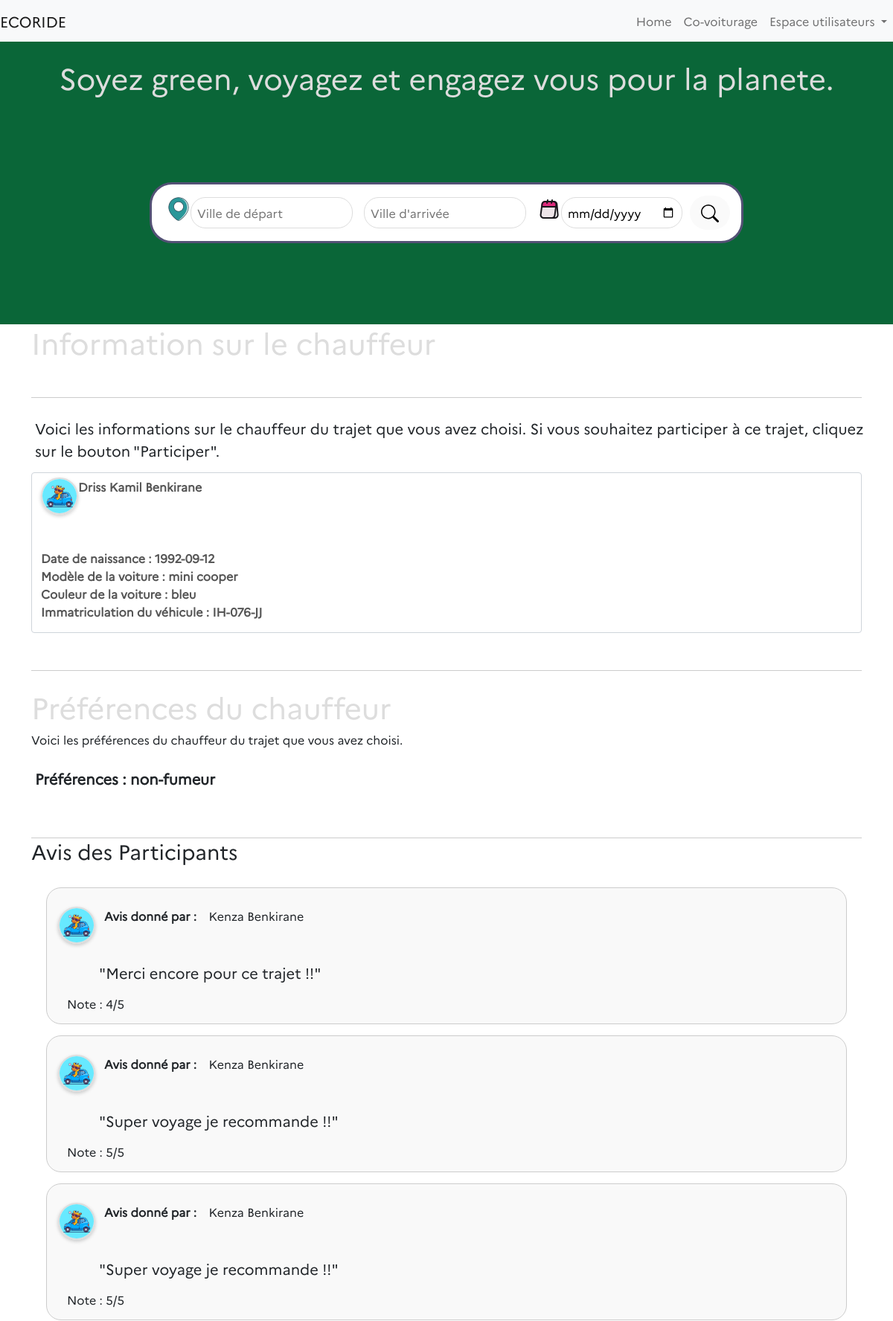
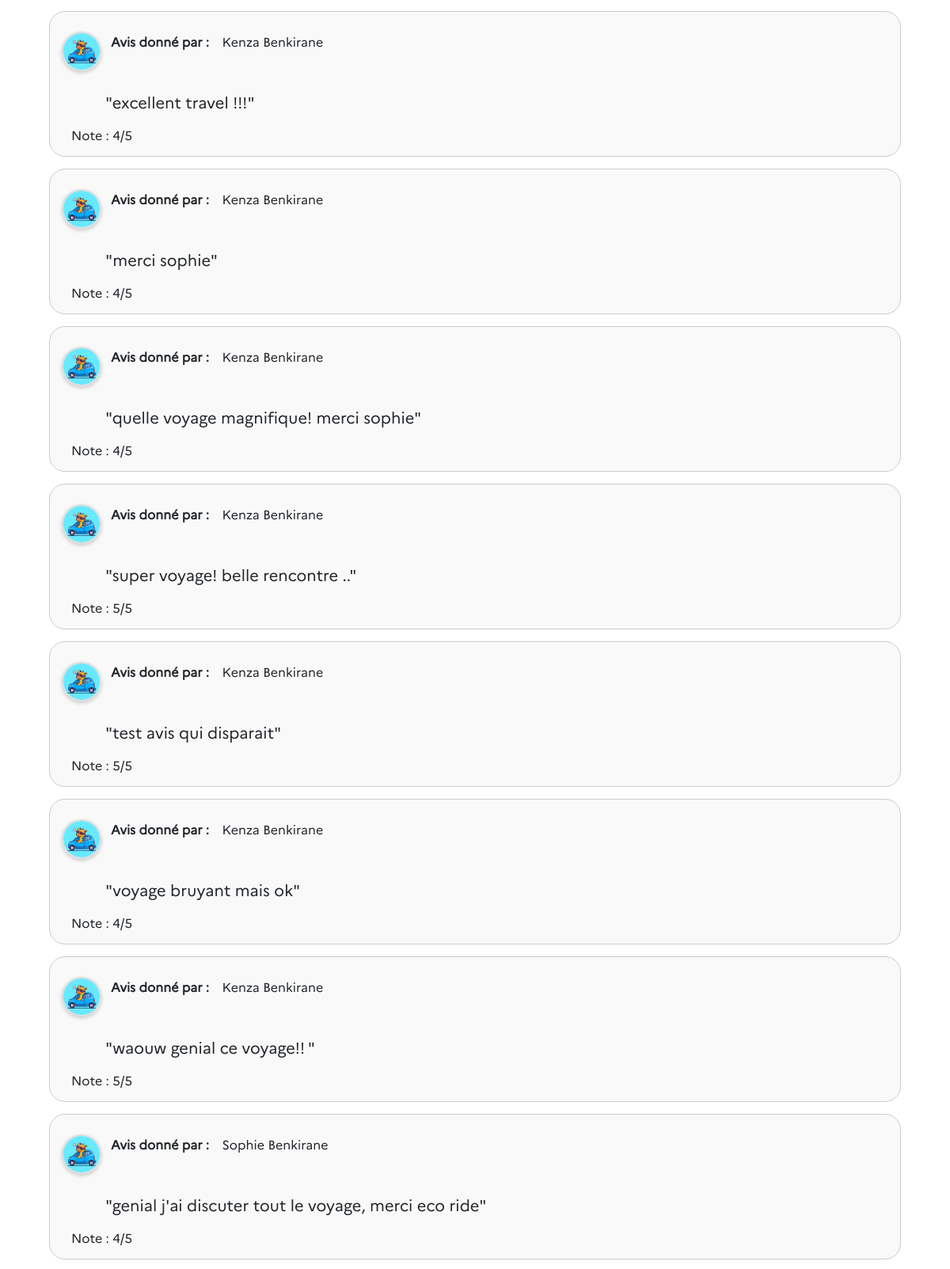
The app's page /pages/participer.php?covoiturage_id=131 (upper part) with its own data (2 pictures, top to bottom).
### tables this page shows
CREATE TABLE "covoiturages" (
	"covoiturage_id"	INTEGER,
	"date_depart"	TEXT,
	"heure_depart"	TEXT,
	"lieu_depart"	TEXT,
	"date_arrivee"	TEXT,
	"heure_arrivee"	TEXT,
	"prix_personne"	INTEGER,
	"user_id"	INTEGER,
	"created_at"	TEXT,
	"lieu_arrivee"	TEXT,
	"nb_place"	INTEGER,
	"voiture_id"	INTEGER,
	"evaluation"	INTEGER,
	"commentaire"	TEXT,
	"statut"	TEXT DEFAULT 'en_attente',
	PRIMARY KEY("covoiturage_id" AUTOINCREMENT),
	FOREIGN KEY("user_id") REFERENCES "utilisateurs"("user_id")
);

CREATE TABLE "utilisateurs" (
	"user_id"	INTEGER,
	"nom"	TEXT,
	"prenom"	TEXT,
	"adresse"	TEXT,
	"email"	TEXT UNIQUE,
	"password"	TEXT,
	"telephone"	TEXT,
	"date_naissance"	TEXT,
	"photo"	BLOB,
	"pseudo"	TEXT UNIQUE,
	"credits"	INTEGER DEFAULT 20,
	"ville"	TEXT,
	"covoiturage_id"	INTEGER,
	PRIMARY KEY("user_id" AUTOINCREMENT),
	FOREIGN KEY("covoiturage_id") REFERENCES "covoiturages"("covoiturage_id")
);

CREATE TABLE "voitures" (
	"voiture_id"	INTEGER,
	"modele"	TEXT,
	"immatriculation"	TEXT UNIQUE,
	"energie"	TEXT,
	"couleur"	TEXT,
	"date_premiere_immatriculation"	TEXT,
	"user_id"	INTEGER,
	PRIMARY KEY("voiture_id" AUTOINCREMENT)
);

CREATE TABLE "avis" (
	"avis_id"	INTEGER,
	"commentaire"	TEXT,
	"note"	INTEGER,
	"covoiturage_id"	INTEGER,
	"statut"	TEXT DEFAULT 'en_attente',
	"voyageur_id"	INTEGER,
	"participation_id"	INTEGER,
	"chauffeur_id"	INTEGER,
	PRIMARY KEY("avis_id" AUTOINCREMENT)
);

### pages/participer.php (the view, shortened to what this page needs)
<?php
$pdo = new PDO("sqlite:/Users/macosdev/Documents/GitHub/ecoRide-DrissBenkirane/ecorideDatabase.db");
$pdo->setAttribute(PDO::ATTR_ERRMODE, PDO::ERRMODE_EXCEPTION);
$covoiturage = null;
if (isset($_GET['covoiturage_id'])) {
    $covoiturage_id = $_GET['covoiturage_id'];
    try {
        $stmt = $pdo->prepare("SELECT user_id FROM covoiturages WHERE covoiturage_id = :covoiturage_id");
        $stmt->bindParam(':covoiturage_id', $covoiturage_id);
        $stmt->execute();
        $userId = $stmt->fetch(PDO::FETCH_ASSOC);
        $userId = $userId['user_id'];
    } catch (PDOException $e) {
        echo "Erreur lors de la récupération des avis : " . $e->getMessage();
    }
    try {
        $stmt = $pdo->prepare("
            SELECT c.*, u.nom AS nom, u.prenom AS prenom, u.date_naissance, u.photo,
                   v.modele, v.couleur, v.immatriculation, v.energie
            FROM covoiturages c
            LEFT JOIN utilisateurs u ON c.user_id = u.user_id
            LEFT JOIN voitures v ON c.voiture_id = v.voiture_id
            WHERE c.covoiturage_id = :covoiturage_id
        ");
        $stmt->bindParam(':covoiturage_id', $covoiturage_id, PDO::PARAM_INT);
        $stmt->execute();
        $covoiturage = $stmt->fetch(PDO::FETCH_OBJ);
    } catch (PDOException $e) {
        echo "Erreur lors de la récupération des informations du covoiturage : " . $e->getMessage();
    }
    try {
        $stmt = $pdo->prepare("
            SELECT
                u.user_id,
                u.nom,
                u.prenom,
                u.photo,
                a.avis_id,
                a.commentaire,
                a.note
            FROM Participations p
            JOIN avis a ON p.voyageur_id = a.voyageur_id
            JOIN utilisateurs u ON a.voyageur_id = u.user_id
            WHERE p.chauffeur_id = :chauffeur_id
        ");
        $stmt->bindParam(':chauffeur_id', $userId, PDO::PARAM_INT);
        $stmt->execute();
        $avis = $stmt->fetchAll(PDO::FETCH_OBJ);
    } catch (PDOException $e) {
        echo "Erreur lors de la récupération des données : " . $e->getMessage();
    }
}
require_once '/Users/macosdev/Documents/GitHub/ecoRide-DrissBenkirane/elements/header.php';
?>
<div class="container">
    <h1>Information sur le chauffeur</h1>
    <div class="ligne-horizontale"></div>
    <p class="description">
        Voici les informations sur le chauffeur du trajet que vous avez choisi. Si vous souhaitez participer à ce
        trajet,
        cliquez sur le bouton "Participer".
    </p><br>
    <?php if ($covoiturage): ?>
        <div class="form-control">
            <div class="publication-header">
                <div class="utilisateur-info">
                    <span>
                        <img src="<?= htmlspecialchars($covoiturage->photo) ?>"
                            alt="Photo de <?= htmlspecialchars($covoiturage->nom) ?>" class="photo-utilisateur" height="50"
                            width="50">
                    </span>
                    <span class="utilisateur" name="prenom">
                        <?= htmlspecialchars($covoiturage->prenom) ?>
                    </span>
                    <span class="utilisateur" name="nom">
                        <?= htmlspecialchars($covoiturage->nom) ?><br><br><br><br>
                        <span class="utilisateur" name="date_naissance">Date de naissance :
                            <?= htmlspecialchars($covoiturage->date_naissance) ?><br>
                        </span>
                        <span class="utilisateur" name="voiture">Modèle de la voiture :
                            <?= htmlspecialchars($covoiturage->modele) ?><br>
                        </span>
                        <span class="utilisateur" name="couleur">Couleur de la voiture :
                            <?= htmlspecialchars($covoiturage->couleur) ?><br>
                        </span>
                        <span class="utilisateur" name="nom">Immatriculation du véhicule :
                            <?= htmlspecialchars($covoiturage->immatriculation) ?><br>
                        </span>
                </div>
            </div>
        </div>
        <div class="ligne-horizontale"></div></br>
        <h1>Préférences du chauffeur</h1>
        <p2 class="description">
            Voici les préférences du chauffeur du trajet que vous avez choisi.
        </p2><br>
        <div class="utilisateur">
            <p>Préférences : <?= htmlspecialchars($covoiturage->commentaire) ?><br>
            </p>
        </div></br>
    <?php else: ?>
        <p>Covoiturage non trouvé.</p>
    <?php endif; ?>
    <div class="ligne-horizontale"></div>
    <div class="utilisateur-info">
        <h3>Avis des Participants</h3>
    </div></br>
    <?php if (!empty($avis)) : ?>
        <?php foreach ($avis as $unAvis) : ?>
            <div class="publication-cadre">
                <div class="publication-details">
                    <div class="avis-section">
                        <div class="avis-cadre">
                            <div class="avis-header">
                                <span>
                                    <img src="<?= htmlspecialchars($unAvis->photo) ?>"
                                        alt="Photo de <?= htmlspecialchars($unAvis->nom) ?>" class="photo-utilisateur"
                                        height="50" width="50">
                                </span>
                                <strong class="container">Avis donné par : </strong> <?= htmlspecialchars($unAvis->prenom) ?>
                                <?= htmlspecialchars($unAvis->nom) ?></br></br>
                            </div>
                            <div class="avis-contenu">
                                <p>"<?= htmlspecialchars($unAvis->commentaire) ?>"</p></br>
                                <span class="container">Note : <?= htmlspecialchars($unAvis->note) ?>/5</span>
                            </div>
                        </div>
                    </div>
                </div>
            </div>
        <?php endforeach; ?>
    <?php else : ?>
        <p>Aucun avis pour ce chauffeur pour le moment.</p>
    <?php endif; ?>
</div>
<?php require_once '/Users/macosdev/Documents/GitHub/ecoRide-DrissBenkirane/elements/footer.php'; ?>

### styles/covoiturage.css (style rules this page uses)
* { font-family: 'Marianne'; }
p { font-size: 20px; position: relative; left: 5px; top: 25px; }
.ligne-horizontale { border-bottom: 1px solid #ccc; width: 100%; margin-top: 50px; }
.publication-cadre { border: 1px solid #ccc; padding: 15px; margin-bottom: 15px; border-radius: 20px; background-color: #f9f9f9; margin-right: 20px; margin-left: 20px; }
.publication-header { display: flex; justify-content: space-between; margin-bottom: 10px; font-size: 1em; color: #555; }
.utilisateur { font-weight: bold; }
.publication-details { display: grid; grid-template-columns: repeat(auto-fit, minmax(200px, 1fr)); gap: 10px; }
.photo-utilisateur { width: 50px; height: 50px; border-radius: 50%; object-fit: cover; border: 2px solid #ddd; box-shadow: 0px 2px 5px rgba(0, 0, 0, 0.2); float: left; vertical-align: middle; }

### styles/home.css (style rules this page uses)
* { font-family: 'Marianne'; }
img { margin: 0 auto 10px; display: block; }

### styles/header.css (style rules this page uses)
* { font-family: 'Marianne'; }

### styles/research.css (style rules this page uses)
h1 { color: #ddd; }

### styles/footer.css (style rules this page uses)
html { position: relative; min-height: 100%; }

### records on screen
covoiturages: user.photo (picture), user.prenom "Driss Kamil", user.nom "Benkirane", user.date_naissance "1992-09-12", voiture.modele "mini cooper", voiture.couleur "bleu", voiture.immatriculation "IH-076-JJ", commentaire "non-fumeur"
utilisateurs: photo (picture), prenom "Kenza", nom "Benkirane", avis.commentaire "Merci encore pour ce trajet !!", avis.note "4", avis.commentaire "Super voyage je recommande !!", avis.note "5", avis.commentaire "excellent travel !!!", avis.commentaire "merci sophie", avis.commentaire "quelle voyage magnifique! merci sophie", avis.commentaire "super voyage! belle rencontre ..", avis.commentaire "test avis qui disparait", avis.commentaire "voyage bruyant mais ok", avis.commentaire "waouw genial ce voyage!!"
utilisateurs: photo (picture), prenom "Sophie", nom "Benkirane", avis.commentaire "genial j'ai discuter tout le voyage, merci eco ride", avis.note "4"
